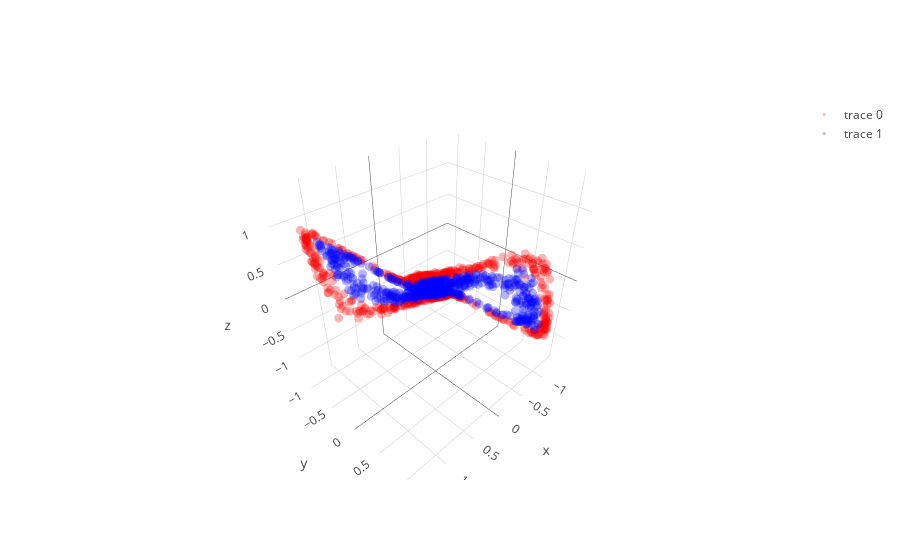
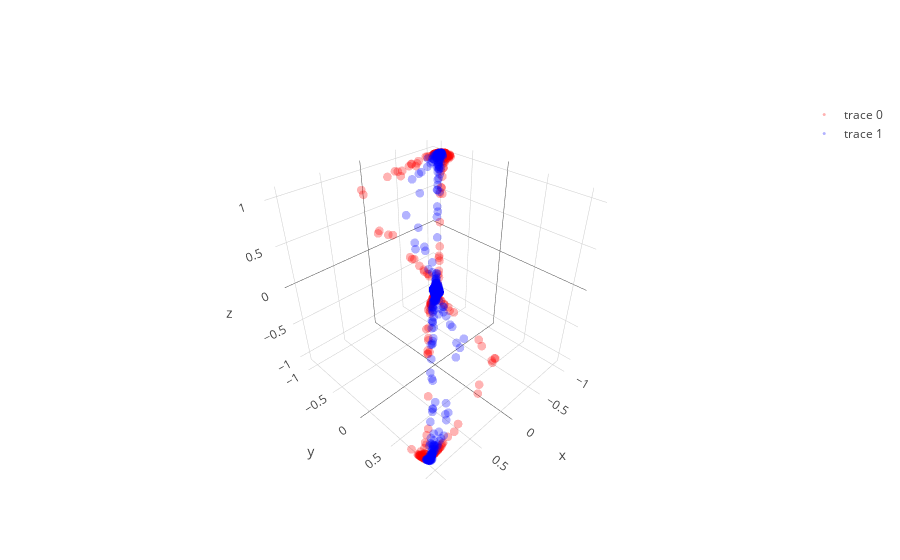

The notebook cell these images were saved under, in order:
### Code cell
learning_rate = 0.00008; beta1=0.999; beta2=0.999; adam_e = 1e-8 

l1 = PCA_layer(2,3)
l1b= batch_norm()
l2 = PCA_layer(3,3)
l2b= batch_norm()
l3 = PCA_layer(3,2)

mini_batch_size    = 20
training_iteration = 100

copyX = np.copy(X)
for iter in range(training_iteration):

    copyX = shuffle(copyX)
    for current_batch_index in range(0,len(X),mini_batch_size):
        current_batch = copyX[current_batch_index:current_batch_index+mini_batch_size]
        layer1,layer1_var = l1.feed_non(current_batch,0)
        layer1bn = l1b.feed(layer1)
        layer2,layer2_var = l2.feed_non(layer1bn,0)
        layer2bn = l2b.feed(layer2)
        layer3,layer3_var = l3.feed_linear(layer2bn)

        sys.stdout.write("Iter: " + str(iter) + " " + str(layer1_var.mean() + layer2_var.mean() + layer3_var.mean()) + '\r')
        sys.stdout.flush()
        
        grad3 = l3.back_linear()
        grad2bn = l2b.back(grad3)
        grad2 = l2.back_non(grad2bn,cancel=0,sign_value=-1)
        grad1bn = l1b.back(grad2)
        grad1 = l1.back_non(grad1bn,cancel=0,sign_value=-1)
   
layer1,layer1_var = l1.feed_non(X,0)
layer1bn = l1b.feed(layer1)
layer2,layer2_var = l2.feed_non(layer1bn,0)
layer2bn = l2b.feed(layer2)
layer3,layer3_var = l3.feed_linear(layer2bn)

trace1 = go.Scatter3d(
    x=layer1bn[y==0,0],
    y=layer1bn[y==0,1],
    z=layer1bn[y==0,2],
    mode='markers',
    line=dict(color='red',width=0.5),
    marker=dict(size=3,opacity=0.3)
)
trace2 = go.Scatter3d(
    x=layer1bn[y==1,0],
    y=layer1bn[y==1,1],
    z=layer1bn[y==1,2],
    mode='markers',
    line=dict(color='blue',width=0.5),
    marker=dict(size=3,opacity=0.3)
)
data = [trace1,trace2]
fig  = go.Figure(data=data)
iplot(fig)

trace1 = go.Scatter3d(
    x=layer2bn[y==0,0],
    y=layer2bn[y==0,1],
    z=layer2bn[y==0,2],
    mode='markers',
    line=dict(color='red',width=0.5),
    marker=dict(size=3,opacity=0.3)
)
trace2 = go.Scatter3d(
    x=layer2bn[y==1,0],
    y=layer2bn[y==1,1],
    z=layer2bn[y==1,2],
    mode='markers',
    line=dict(color='blue',width=0.5),
    marker=dict(size=3,opacity=0.3)
)
data = [trace1,trace2]
fig  = go.Figure(data=data)
iplot(fig)

plt.figure(figsize=(8,6))
plt.scatter(layer3[y==0, 0], layer3[y==0, 1], color='red', alpha=0.5)
plt.scatter(layer3[y==1, 0], layer3[y==1, 1], color='blue', alpha=0.5)
plt.show()

### Figure 1 — Plotly figure (JSON) as saved in the notebook; plotly's stock layout.template omitted (floating-point values rounded to 4 significant figures; data arrays with more than 128 entries replaced by an {"elided": "..."} marker saying what was removed)
{"data": [{"line": {"color": "red", "width": 0.5}, "marker": {"opacity": 0.3, "size": 3}, "mode": "markers", "type": "scatter3d", "uid": "3427539b-c9fb-4382-980d-9d51aa64105b", "x": {"elided": "750 float values"}, "y": {"elided": "750 float values"}, "z": {"elided": "750 float values"}}, {"line": {"color": "blue", "width": 0.5}, "marker": {"opacity": 0.3, "size": 3}, "mode": "markers", "type": "scatter3d", "uid": "9ceef5b3-8885-47dd-b857-a6a21875184f", "x": {"elided": "750 float values"}, "y": {"elided": "750 float values"}, "z": {"elided": "750 float values"}}], "layout": {}}

### Figure 2 — Plotly figure (JSON) as saved in the notebook; plotly's stock layout.template omitted (floating-point values rounded to 4 significant figures; data arrays with more than 128 entries replaced by an {"elided": "..."} marker saying what was removed)
{"data": [{"line": {"color": "red", "width": 0.5}, "marker": {"opacity": 0.3, "size": 3}, "mode": "markers", "type": "scatter3d", "uid": "c21b3330-ee0b-45c2-a2cc-e07dcd498246", "x": {"elided": "750 float values"}, "y": {"elided": "750 float values"}, "z": {"elided": "750 float values"}}, {"line": {"color": "blue", "width": 0.5}, "marker": {"opacity": 0.3, "size": 3}, "mode": "markers", "type": "scatter3d", "uid": "090e573e-5295-4a7e-a638-e815042d2246", "x": {"elided": "750 float values"}, "y": {"elided": "750 float values"}, "z": {"elided": "750 float values"}}], "layout": {}}
